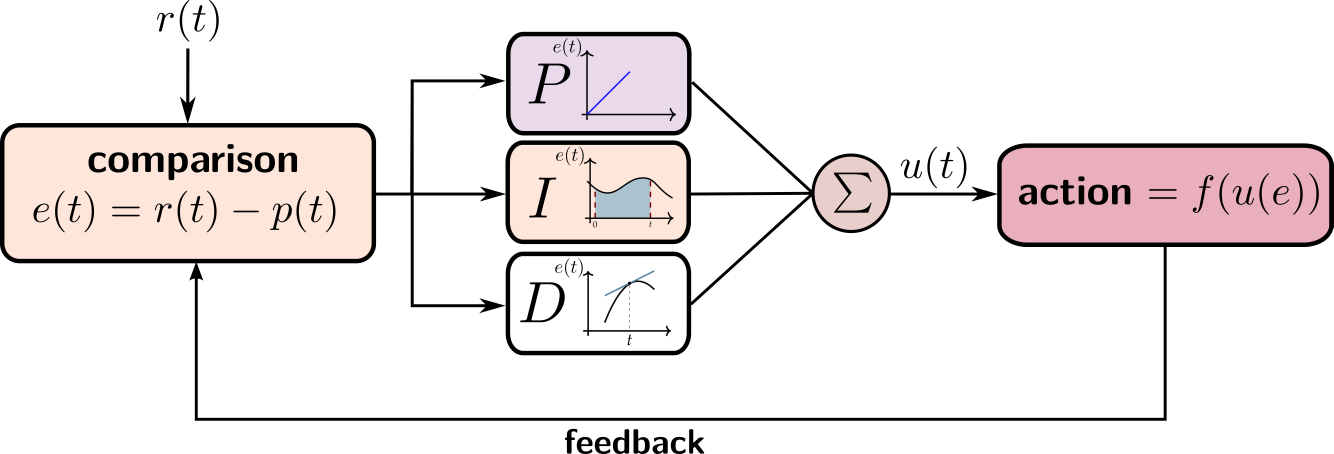
#> input picture figure3.png, 4001 x 1362 px, found by its file name (shown at 1/3 size)
$ python pid_sim_V2.py
#> lines starting #> are read from the running program, lines starting #| are printed output that depends on the picture
# %%
import numpy as np
from os import system as sys
import matplotlib.pyplot as plt
import matplotlib as mpl
from cycler import cycler
prop = mpl.font_manager.FontProperties(family='serif')
plt.rcParams["mathtext.fontset"] = "cm"
p = plt.rcParams
p["figure.figsize"] = 6, 2.5
p["figure.facecolor"] = "#fff"
p["axes.axisbelow"] = True
p["axes.linewidth"] = 1
p["axes.facecolor"] = "#f9f9f9"
p["axes.ymargin"] = 0.04
p["axes.xmargin"] = 0.04

p["axes.grid"] = True
p["axes.grid.axis"] = "x"
p["grid.color"] = "#999999"
p["grid.linestyle"] = "--"

p["axes.spines.bottom"] = True
p["axes.spines.left"] = True
p["axes.spines.right"] = False
p["axes.spines.top"] = False

p["xtick.bottom"] = True
p["xtick.top"] = False
p["xtick.direction"] = "out"
p["xtick.major.size"] = 5
p["xtick.major.width"] = 1

p["ytick.left"] = True
p["ytick.right"] = False
p["ytick.direction"] = "out"
p["ytick.major.size"] = 5
p["ytick.major.width"] = 1

p["lines.linewidth"] = 1
p["lines.markeredgecolor"] = "auto"
p["lines.markerfacecolor"] = "white"
p["lines.markersize"] = 1
# change the path accordinggly
path_pid_diagram = "<path-to-diagram-PID>/figure3.png"
img = mpl.image.imread(path_pid_diagram)
#> img is the input picture: shape (1362, 4001, 4) float32; mean R, G, B, A 0.938, 0.917, 0.91, 1
# %%
# functions definition
def axes_settings(fig, ax, title, xlab, ylab, leg_title, prop, xmult=10, ymult=0.5):
    ax.set_xlabel(xlab, fontsize=14)
    ax.set_ylabel(ylab)
    ax.legend(title=leg_title,
              loc='best',
              fontsize=6.5,
              prop=prop,
              framealpha=0.1,
              fancybox=False,
              facecolor="#F9F9F9",
              edgecolor="#F9F9F9",
              title_fontsize=10)
    ax.yaxis.set_major_locator(plt.MultipleLocator(ymult))
    ax.xaxis.set_major_locator(plt.MultipleLocator(xmult))
    # ax.set_title(title, x=0, pad=-15)
    ax.annotate(title.lower(),
                xy=(-20, 7 + ax.bbox.height),
                xycoords="axes pixels",fontsize=12, weight='bold')


def integral(λ, int_vect, trial):
    length_int = np.arange(1, trial, 1)
    integrando = λ**(trial - length_int) * int_vect[length_int]
    return np.sum(integrando)

# this function is used to produce figure 3 b and c
def pid_control(Kp, Ki, Kd, dt, Time, sp):
    n = int(round(Time / dt))  # number of samples
    Int_vect = np.zeros(n + 1)
    PID = np.zeros(n + 1)
    FeedBack = np.zeros(n + 1)
    Output = np.zeros(n + 1)
    Error = np.zeros(n + 1)
    STATE1 = np.zeros(n + 1)
    state2 = np.zeros(n + 1)
    STATE2 = np.zeros(n + 1)

    for i in range(n):
        Error[i+1] = sp[i] - FeedBack[i]
        Prop = Error[i+1]
        Der = (Error[i+1] - Error[i]) / dt
        Int_vect[i+1] = (Error[i+1] + Error[i]) * dt / 2
        I = integral(1, Int_vect[:(i+1)], i+1)
        PID[i+1] = Kp * Prop + Ki * I + Kd * Der

        STATE1[i+1] = np.sum(PID)
        state2[i+1] = (STATE1[i+1] + STATE1[i]) * dt / 2
        STATE2[i+1] = np.sum(state2)
        Output[i+1] = (STATE2[i+1] + STATE2[i]) * dt / 2
        FeedBack[i+1] = state2[i+1] + Output[i+1]
    return Output

# this function is used to produce figure 3 d
def pid_inter_animal(Kp, Ki, Kd, dt, Time, sp, λ):
    # initialization
    n = int(round(Time / dt)) # number of time-steps with a sampling interval dt
    Int_vect = np.zeros(n + 1)
    PID = np.zeros(n + 1)
    FeedBack = np.ones(n + 1)
    Output = np.zeros(n + 1)
    Output[0] = 1
    Error = np.zeros(n + 1)
    Error[0] = 1
    STATE1 = np.zeros(n + 1)
    state2 = np.zeros(n + 1)
    STATE2 = np.zeros(n + 1)
    # disturbance is the robber response
    disturbance = np.zeros(n + 1)

    for i in range(n):
        # sample λ2 from a uniform distribution
        λ2 = np.random.uniform(0, 0.5, 1)
        # disturbance is the distance of the robber, a fraction of sp
        disturbance[i] = sp[i] * λ2
        # the error is the distance of the dodger minus the distance of the robber
        Error[i+1] = sp[i] - FeedBack[i] - disturbance[i]
        # proportional, derivative and integral terms
        Prop = Error[i+1]
        Der = (Error[i+1] - Error[i]) / dt
        Int_vect[i+1] = (Error[i+1] + Error[i])*(dt/2)
        # the integral as a discrete approximation with a exponentially
        # decaying parameter λ
        I = integral(λ, Int_vect[:(i+1)], i+1)
        # weighted sum of the three terms
        PID[i+1] = Kp * Prop + Ki * I + Kd * Der
        # here we simulate the dodger output as a change in state variables
        # over time
        STATE1[i+1] = np.sum(PID)
        state2[i+1] = (STATE1[i+1] + STATE1[i]) * dt / 2
        STATE2[i+1] = np.sum(state2)
        Output[i+1] = ((STATE2[i+1] + STATE2[i]) * dt/2)
        FeedBack[i+1] = state2[i+1] + Output[i+1]
        if Output[i+1] < -0.1:
            Output[(i+1):] = np.nan
            break
    print(np.mean(disturbance))
    return Output[0:-1], disturbance[0:-1]


# %% simulation of figure 3b and c
Kd = [0.01, 0.5, 1.5]
Ki = [0.1, 0.5, 1.5]
Kp = 0.9
dt = 0.01
Time = 30
n = int(round(Time / dt))  # number of samples
# set-point
sp = np.zeros(n)
sp[1:n] = 1
sp[int(n / 2):] = 2
T = np.arange(0, Time, dt)
# config. for plotting
mosaic = """
    AA
    BC
    DD
    """
fig = plt.figure(figsize=(7, 9))
axes = fig.subplot_mosaic(mosaic)

colores = [
    'orange', 'gray', 'red'
]
# plot the diagram of PID, previously loaded in lines 45-46
axes['A'].imshow(img)
axes_settings(fig,
              axes['A'],
              'A',
              xlab='',
              ylab='',
              leg_title='',
              prop=prop,
              xmult=15, ymult=1)
axes['A'].set_axis_off()

for ax in ['B', 'C']:
    print(ax)
    axes[ax].plot(
        T,
        sp,
        'b--',
        label=r'$r(t)$'
    )
    axes[ax].set_prop_cycle(cycler('color', colores) +
                            cycler('lw', [2, 2, 2]))
    for i in range(3):
        if ax == 'B':
            ki = 0.5
            out = pid_control(Kp, Kd[i], ki, dt, Time, sp)
            axes[ax].plot(
                T, out[1:],
                label=r'$k_D = {{{}}}$'.format(Kd[i])
            )
        else:
            kd = 0.5
            out = pid_control(Kp, kd, Ki[i], dt, Time, sp)
            axes[ax].plot(
                T, out[1:],
                label=r'$k_I = {{{}}}$'.format(Ki[i])
            )
        if ax == 'B':
            ylab = 'Response'
            # title = 'A'
            leg_title = r'$k_I = {{{}}}$'.format(ki)
        else:
            ylab = ''
            # title = 'B'
            leg_title = r'$k_D = {{{}}}$'.format(kd)
        axes_settings(fig,
                      axes[ax], ax, xlab=r'$t~(\mathrm{\sf time~units})$',
                      ylab=ylab,
                      leg_title=leg_title,
                      prop=prop,
                      xmult=15, ymult=1)

# simulation of Bell and Pellis 2011, figure 3 d.
dt = 0.01
Time = 45
n = int(round(Time / dt))
T = np.arange(0, Time, dt)
sp = np.concatenate((np.ones(int(n/2)), np.ones(int(n/2))))
Kd = 0.5
Ki = 0.1
# try different values of proportional gain
Kp = [0.1, 0.25, 0.75]

axes['D'].set_prop_cycle(cycler('color', ['r', 'k', 'orange']) +
                         cycler('lw', [2, 2, 2]))
for kp in Kp:
    out_dod, dist = pid_inter_animal(
        kp, Ki=Ki, Kd=Kd, dt=dt, Time=Time, sp=sp, λ=1)
    axes['D'].plot(
        T, out_dod,
        label=r'$k_P = {{{}}}$'.format(kp)
    )
    x = T[out_dod[~np.isnan(out_dod)].shape[0]-1]
    y = out_dod[~np.isnan(out_dod)][-1]
    axes['D'].scatter(
        x, y
    )
    if out_dod[~np.isnan(out_dod)].shape[0] < T.shape[0]:
        axes['D'].annotate(
            'robber succeeded',
            fontsize=10, family="serif",
            xy=(x, y), xycoords='data',
            xytext=(+x*1.1, +abs(y)*1.2), textcoords='data',
            arrowprops=dict(arrowstyle="->", connectionstyle="arc3, rad=-.2"))

axes_settings(fig,
              axes['D'],
              'D', xlab=r'$t~(\mathrm{\sf time~units})$',
              ylab='Response',
              leg_title='Proportional gain',
              prop=prop,
              xmult=15, ymult=0.5)

fig.subplots_adjust(hspace=0.3)
fig.savefig("pid_sim.pdf", dpi=600, bbox_inches='tight')
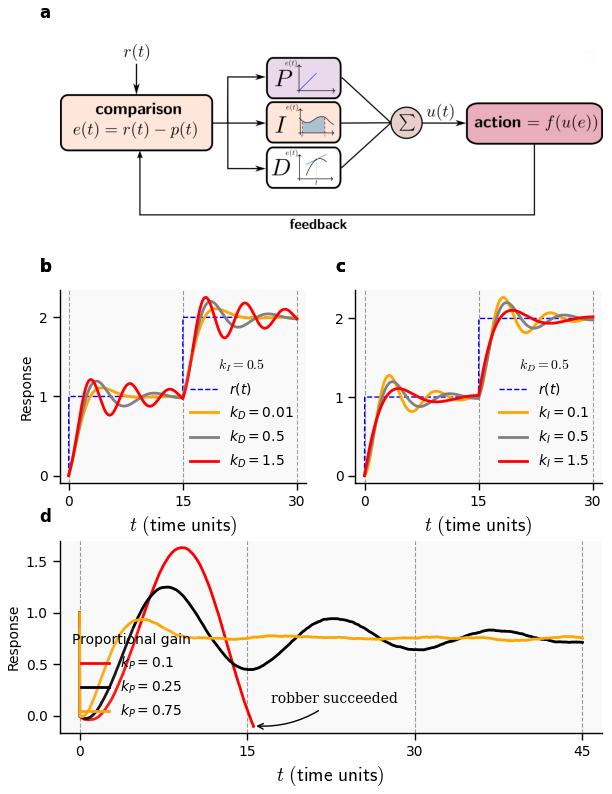
#> figure drawn by matplotlib, 4 panels; panel 2: curve peaks at x = 15, y = 2; panel 2: curve peaks at x = 19.34, y = 2.11; panel 2: curve peaks at x = 18.65, y = 2.2; panel 3: curve peaks at x = 15, y = 2
# convert to png (works in Linux natively; comment to avoid errors)
# convert = 'convert -density 600 -trim pid_sim.pdf -quality 100 pid_sim.png'
#> (the run stopped early here; a loop or call above may not have finished)
